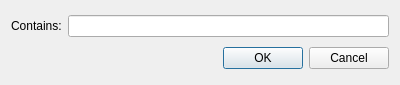
<?xml version="1.0" encoding="UTF-8"?>
<ui version="4.0">
 <class>FindMessagesDialog</class>
 <widget class="QDialog" name="FindMessagesDialog">
  <property name="geometry">
   <rect>
    <x>0</x>
    <y>0</y>
    <width>400</width>
    <height>85</height>
   </rect>
  </property>
  <property name="windowTitle">
   <string>Find Messages</string>
  </property>
  <layout class="QGridLayout" name="gridLayout">
   <item row="0" column="0">
    <widget class="QLabel" name="label">
     <property name="text">
      <string>Contains:</string>
     </property>
    </widget>
   </item>
   <item row="0" column="1">
    <widget class="QLineEdit" name="containsEdit"/>
   </item>
   <item row="1" column="0" colspan="2">
    <widget class="QDialogButtonBox" name="buttonBox">
     <property name="orientation">
      <enum>Qt::Horizontal</enum>
     </property>
     <property name="standardButtons">
      <set>QDialogButtonBox::Cancel|QDialogButtonBox::Ok</set>
     </property>
    </widget>
   </item>
  </layout>
 </widget>
 <resources/>
 <connections>
  <connection>
   <sender>buttonBox</sender>
   <signal>accepted()</signal>
   <receiver>FindMessagesDialog</receiver>
   <slot>accept()</slot>
   <hints>
    <hint type="sourcelabel">
     <x>248</x>
     <y>254</y>
    </hint>
    <hint type="destinationlabel">
     <x>157</x>
     <y>274</y>
    </hint>
   </hints>
  </connection>
  <connection>
   <sender>buttonBox</sender>
   <signal>rejected()</signal>
   <receiver>FindMessagesDialog</receiver>
   <slot>reject()</slot>
   <hints>
    <hint type="sourcelabel">
     <x>316</x>
     <y>260</y>
    </hint>
    <hint type="destinationlabel">
     <x>286</x>
     <y>274</y>
    </hint>
   </hints>
  </connection>
 </connections>
</ui>
